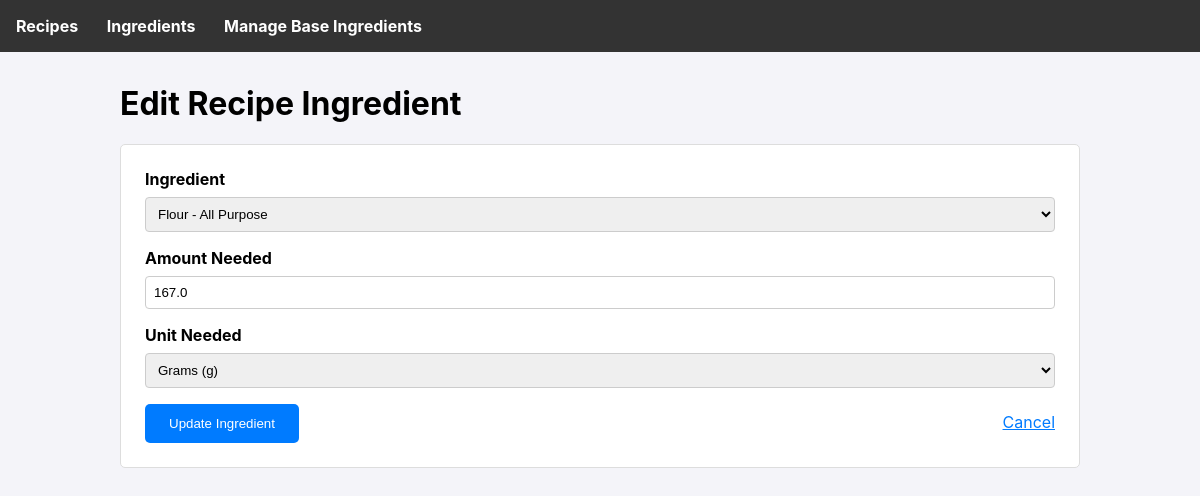
The page /recipe/2/edit_ingredient/2 on the database its author committed.
### tables this page shows
CREATE TABLE recipe_ingredients (
        recipe_id INTEGER NOT NULL,
        ingredient_id INTEGER NOT NULL,
        amount_needed REAL NOT NULL,
        unit_needed TEXT NOT NULL,
        PRIMARY KEY (recipe_id, ingredient_id),
        FOREIGN KEY (recipe_id) REFERENCES recipes (id),
        FOREIGN KEY (ingredient_id) REFERENCES ingredients (id)
    );

CREATE TABLE ingredients (
        id INTEGER PRIMARY KEY AUTOINCREMENT,
        name TEXT UNIQUE NOT NULL
    , density_g_ml REAL);

### app.py (the view, shortened to what this page needs)
@app.route('/recipe/<int:recipe_id>/edit_ingredient/<int:ingredient_id>', methods=('GET', 'POST'))
def edit_recipe_ingredient(recipe_id, ingredient_id):
    db = get_db()
    recipe_ingredient = db.execute('''
        SELECT * FROM recipe_ingredients WHERE recipe_id = ? AND ingredient_id = ?
    ''', (recipe_id, ingredient_id)).fetchone()
    if recipe_ingredient is None:
        flash('Recipe ingredient not found.', 'error')
        return redirect(url_for('edit_recipe', recipe_id=recipe_id))
    all_ingredients = db.execute('SELECT * FROM ingredients ORDER BY name').fetchall()
    return render_template('edit_recipe_ingredient.html', recipe_id=recipe_id,
                           recipe_ingredient=recipe_ingredient, all_ingredients=all_ingredients, units=UNITS)

### app.py (called while the page is built)
def get_db():
    if 'db' not in g:
        g.db = sqlite3.connect(DATABASE)
        g.db.row_factory = sqlite3.Row
    return g.db

### templates/edit_recipe_ingredient.html
{% extends 'base.html' %}
{% block content %}
    <h1>Edit Recipe Ingredient</h1>
    <div class="card">
        <form method="post">
            <label for="ingredient_id">Ingredient</label>
            <select name="ingredient_id" id="ingredient_id" required>
                {% for ingredient in all_ingredients %}
                    <option value="{{ ingredient.id }}" {% if ingredient.id == recipe_ingredient.ingredient_id %}selected{% endif %}>
                        {{ ingredient.name }}
                    </option>
                {% endfor %}
            </select>
            <label for="amount_needed">Amount Needed</label>
            <input type="number" step="any" name="amount_needed" id="amount_needed" value="{{ recipe_ingredient.amount_needed }}" required>
            <label for="unit_needed">Unit Needed</label>
            <select name="unit_needed" id="unit_needed" required>
                {% for abbr, full_name, dimension in units %}
                    <option value="{{ abbr }}" {% if abbr == recipe_ingredient.unit_needed %}selected{% endif %}>
                        {{ full_name }}
                    </option>
                {% endfor %}
            </select>
            <button type="submit">Update Ingredient</button>
            <a href="{{ url_for('edit_recipe', recipe_id=recipe_id) }}" style="float: right; margin-top: 0.5rem;">Cancel</a>
        </form>
    </div>
{% endblock %}

### templates/base.html (style rules this page uses)
body { font-family: -apple-system, BlinkMacSystemFont, "Segoe UI", Roboto, "Helvetica Neue", Arial, sans-serif; margin: 0; background-color: #f4f4f9; }
.card { background-color: white; border: 1px solid #ddd; border-radius: 5px; padding: 1.5rem; margin-bottom: 1rem; }
a { color: #007bff; }
form label { display: block; margin-bottom: 0.5rem; font-weight: bold; }
form input, form textarea, form select { width: 100%; padding: 0.5rem; margin-bottom: 1rem; border: 1px solid #ccc; border-radius: 4px; box-sizing: border-box; }
form button { background-color: #007bff; color: white; padding: 0.75rem 1.5rem; border: none; border-radius: 5px; cursor: pointer; }

### rows shown on the page
recipe_ingredients: ingredient_id "Flour - All Purpose", amount_needed "167.0", unit_needed "Grams (g)"
